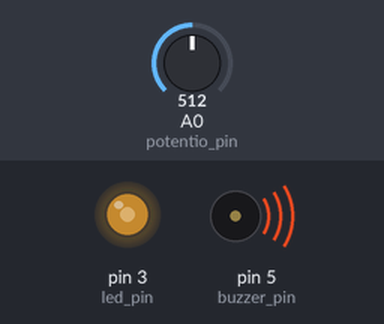
A sketch run on a simulated Arduino Uno, built with avr-gcc and run on an emulated ATmega328P. Shown: output pins drawn as LEDs (lit = HIGH), buzzer (waves = sounding). The test bench sets the inputs (shaded band); at power-on: A0 (potentio_pin) = 512.

Above: at 1.2 s.
1.3 s: A0 (potentio_pin) set to 716
At 2.7 s:
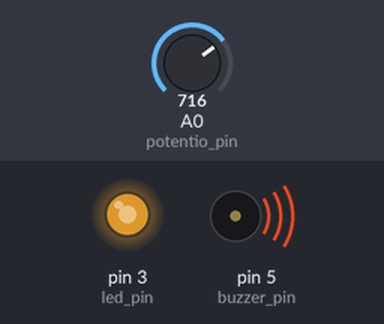
3.0 s: A0 (potentio_pin) set to 900
At 3.9 s:
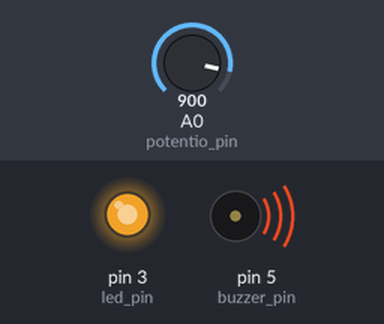
4.5 s: A0 (potentio_pin) set to 122
At 5.1 s:
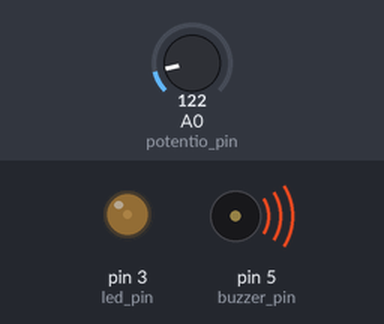
6.0 s: A0 (potentio_pin) set to 0
At 6.3 s:
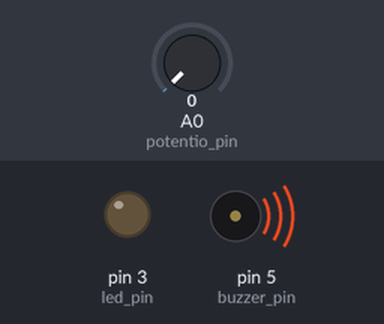
7.5 s: A0 (potentio_pin) set to 511
At 8.7 s:
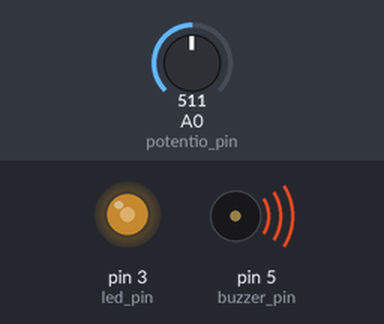
Timing chart, 0 to 10.0 s (numbered marks = the images above; inputs shaded):
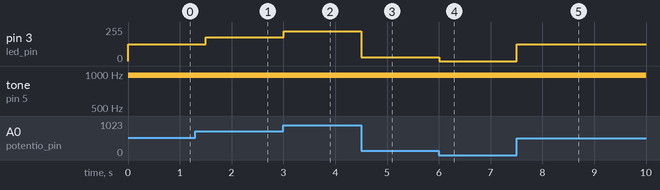

Measured:
- after the input at 1.3 s, pin 3 (led_pin): 127/255 → 178/255 after 0.20 s
- after the input at 3.0 s, pin 3 (led_pin): 178/255 → 224/255 at once
- after the input at 4.5 s, pin 3 (led_pin): 224/255 → 30/255 at once
- after the input at 6.0 s, pin 3 (led_pin): 30/255 → 0/255 at once
- after the input at 7.5 s, pin 3 (led_pin): 0/255 → 127/255 at once

The sketch:

PWM_analogWrite-potentiometer.ino
```cpp
/* This script combins a potentiometer and the analog-write function.
It maps the values read by potentiometer to the analog values using the "pulse-width modulation (PWM)" technique.
The LED either brights up and fades away based on the potentiometer's value.
The volume of the buzzer is dependent on the potentiometer's value. */


int led_pin = 3;
int buzzer_pin = 5;  // buzzer connected to PWM digital pin
int potentio_pin = A0;

int value;


void setup() {
  Serial.begin(9600);
  pinMode(led_pin, OUTPUT);
  pinMode(buzzer_pin, OUTPUT);
}


void loop() {
  float potentio_value = analogRead(potentio_pin);  // read values from the potentiometer

  value = map(potentio_value, 0, 1023, 0, 255);  // LED is 0 - 255
  analogWrite(led_pin, value);
  value = map(potentio_value, 0, 1023, 0, 800);  // buzzer is 0 - 800
  analogWrite(buzzer_pin, value);
  delay(300);
}
```
